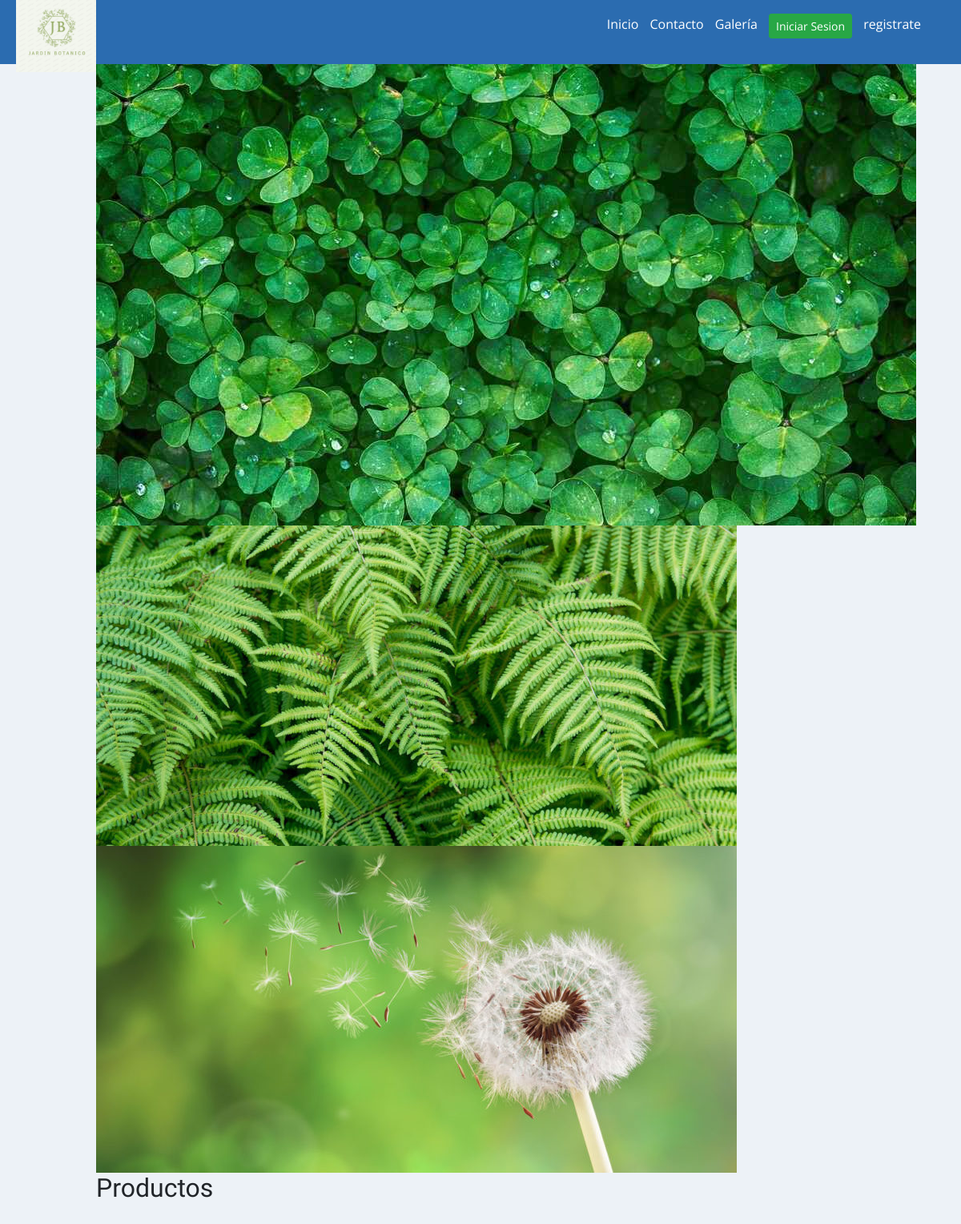
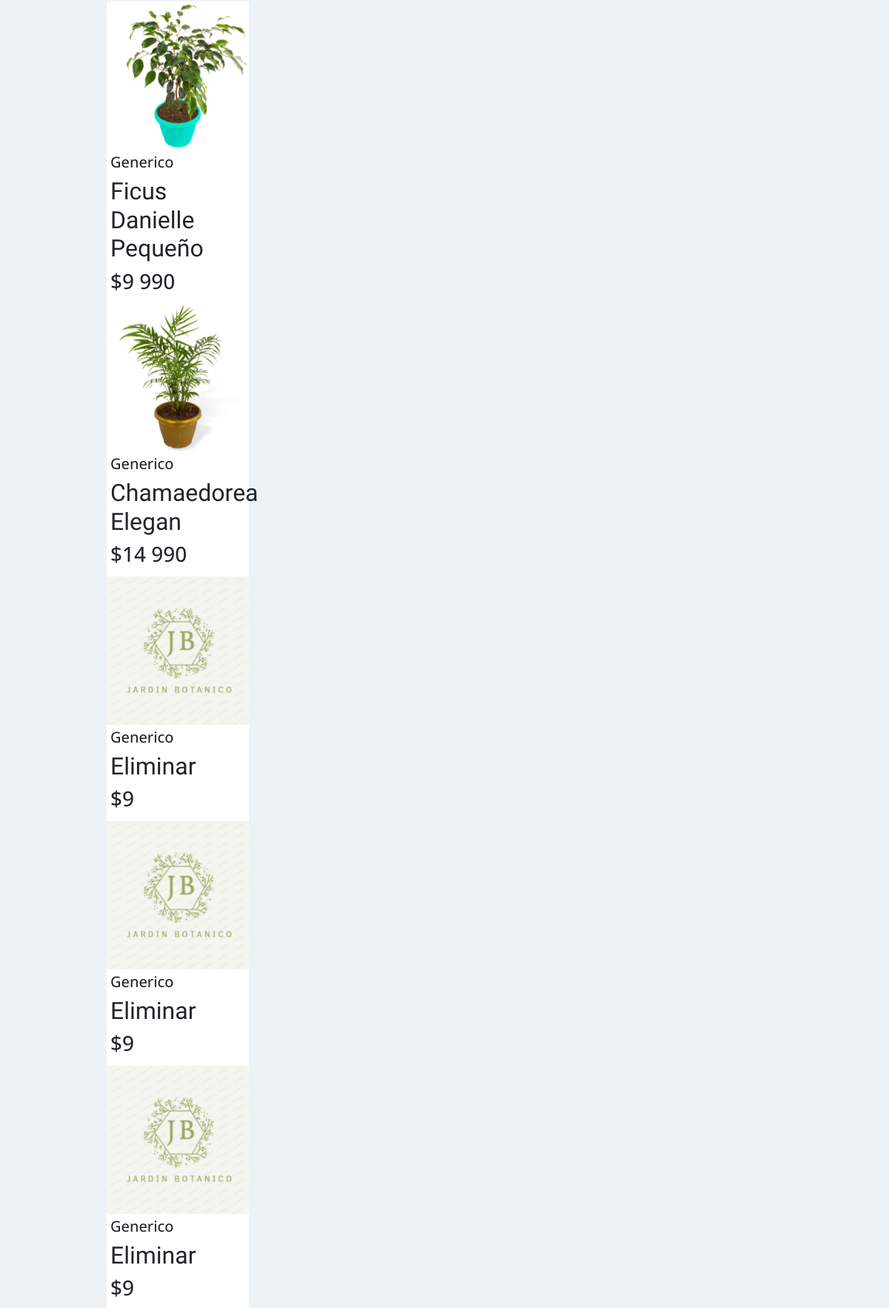
The page / (upper part) on the database its author committed (2 pictures, top to bottom).
### app/models.py (models this page shows, shortened)
class Producto(models.Model):
    nombre = models.CharField(max_length=50)
    precio = models.IntegerField()
    descripcion = models.TextField()
    nuevo = models.BooleanField()
    marca = models.ForeignKey(Marca, on_delete=models.PROTECT)
    fecha_fabricacion = models.DateField()
    imagen = models.ImageField(upload_to="Productos", null=True)

class Marca(models.Model):
    nombre = models.CharField(max_length=50)
    def __str__(self):
        return self.nombre

### app/views.py (the view)
# urls.py: 2. Add a URL to urlpatterns:  path('', views.home, name='home')
def home (request):
    productos = Producto.objects.all()
    data = {
        'productos': productos
    }
    return render(request, 'app/home.html', data)

### app/templates/app/home.html (shortened to what this page needs)
{% extends 'app/base.html' %}
{% load static %}
{% block css %}
<link rel="stylesheet" href="https://cdn.jsdelivr.net/bxslider/4.2.12/jquery.bxslider.css">
{% endblock %}
{% block contenido %}
<div class="slider">
    <div>
        <img src="{% static 'app/img/banner/banner1.jpg' %}" alt="">
    </div>
    <div>
        <img src="{% static 'app/img/banner/banner2.jpg' %}" alt="">
    </div>
    <div>
        <img src="{% static 'app/img/banner/banner3.jpg' %}" alt="">
    </div>
</div>
{% load humanize %}
<h2>Productos</h2>
<div class="productos">
    <div class="producto">
        {% for p in productos %}
        <div class="contenedor_producto">
            {% if p.imagen %}
            <img src="{{ p.imagen.url }}" alt="imagen producto">
            {% endif %}
            <div class="detalle">
                <h5>{{ p.marca | capfirst }}</h5>
                <h2>{{ p.nombre | title }}</h2>
                <h3>${{ p.precio | intcomma }}</h3>
            </div>
        </div>
        {% endfor %}
    </div>
</div>
{% endblock %}

### app/static/app/css/estilos.css (style rules this page uses)
* { margin:0; padding:0; }
body { background-color:#EDF2F7; font-family: 'Open Sans', sans-serif; }
h1,h2 { font-family: 'Balsamiq Sans', cursive; }
.productos { display: flex; flex-wrap: wrap; }
.producto { width: 25%; margin-top: 20px; }
.producto img { width: 100%; height: 200px; object-fit: cover; }
.producto .detalle { padding: 5px; }
.producto .contenedor_producto { background-color: white; width: 80%; margin: auto; }

### rows shown on the page
Producto: imagen (picture), marca "Generico", nombre "Ficus Danielle Pequeño", precio "9 990"
Producto: imagen (picture), marca "Generico", nombre "Chamaedorea Elegan", precio "14 990"
Producto: imagen (picture), marca "Generico", nombre "Eliminar", precio "9"
Producto: imagen (picture), marca "Generico", nombre "Eliminar", precio "9"
Producto: imagen (picture), marca "Generico", nombre "Eliminar", precio "9"
